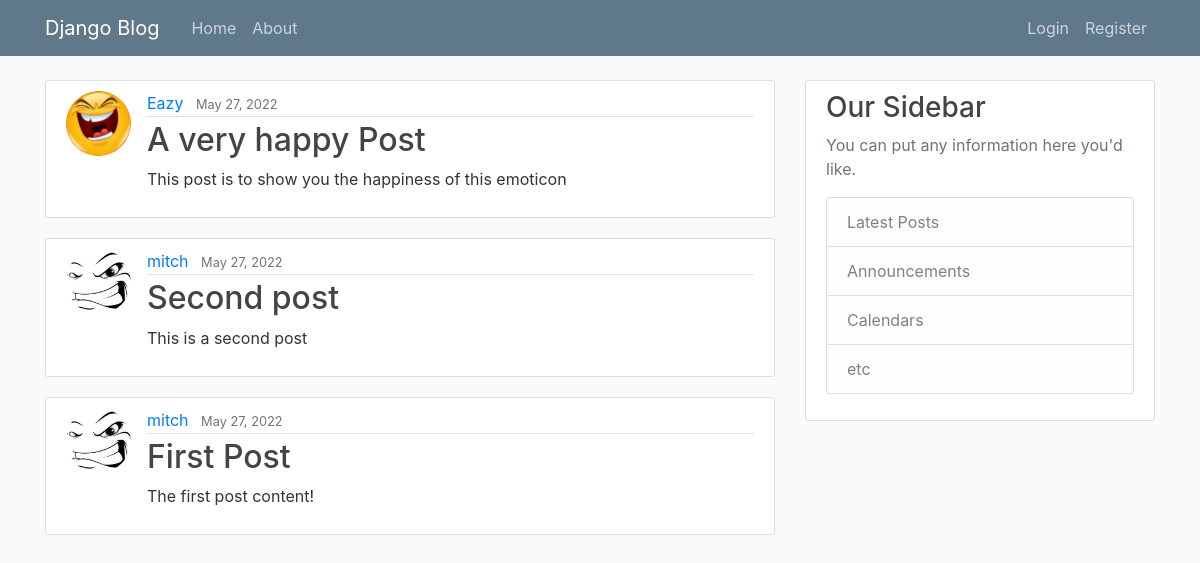
/, run on an earlier commit of the app's database.
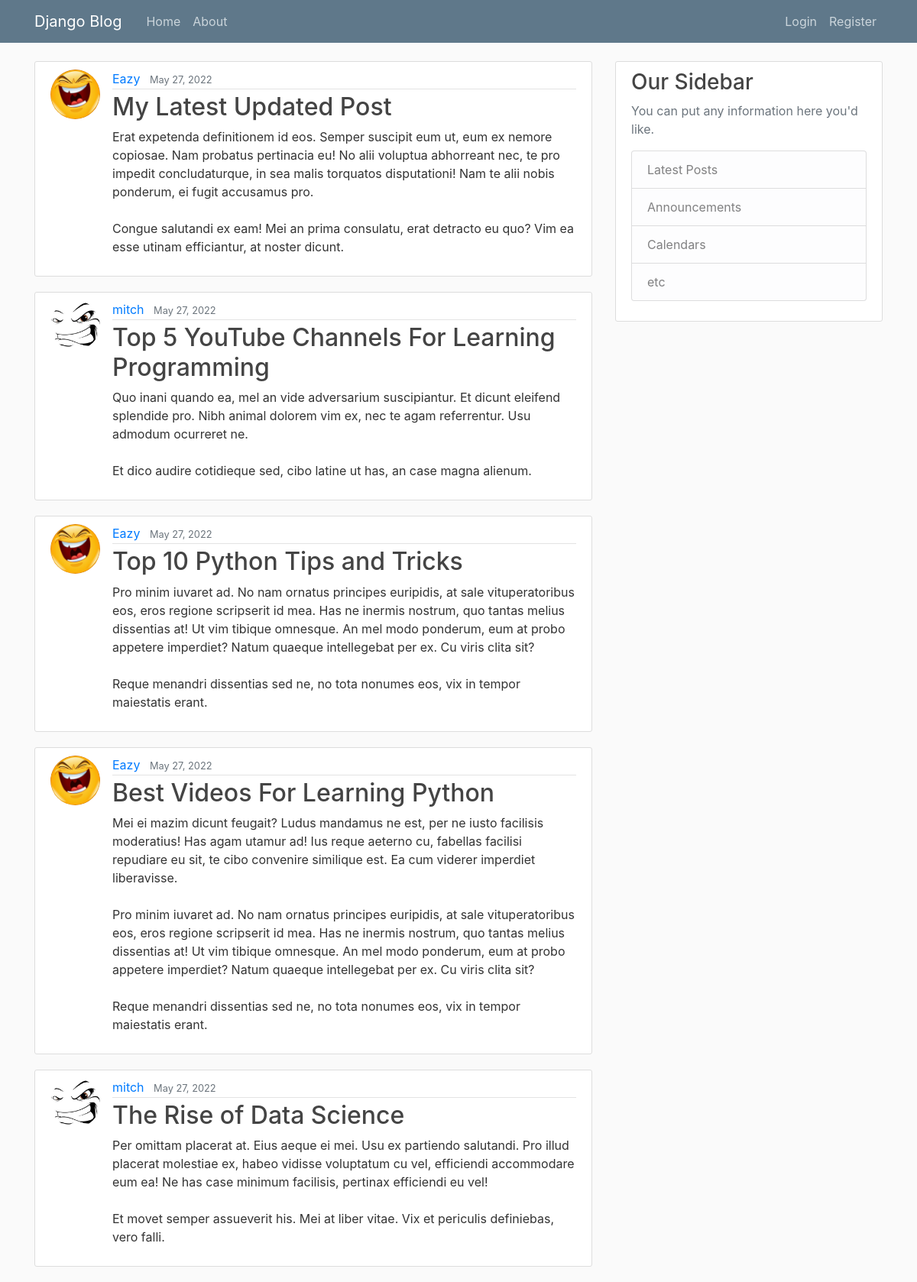
And on a later commit of the database.
### blog/models.py (models this page shows, shortened)
class Post(models.Model):
    title = models.CharField(max_length=100)
    content = models.TextField()
    date_posted = models.DateTimeField(default=timezone.now)
    author = models.ForeignKey(User, on_delete=models.CASCADE)

### users/models.py (models this page shows, shortened)
class Profile(models.Model):
    user = models.OneToOneField(User, on_delete=models.CASCADE)
    image = models.ImageField(default='default_user.png', upload_to='profile_pics')

### blog/views.py (the view)
# urls.py: path('', PostListView.as_view(), name='blog-home'),
class PostListView(ListView):
    model = Post
    template_name = 'blog/home.html'
    context_object_name = 'posts'
    ordering = ['-date_posted']
    paginate_by = 5

### blog/templates/blog/home.html
{% extends 'base.html' %}
{% block content %}
    {% for post in posts %}
        <article class="media content-section">
            <img class="rounded-circle article-img" src="{{ post.author.profile.image.url }}" alt="">
            <div class="media-body">
            <div class="article-metadata">
                <a class="mr-2" href="#">{{ post.author }}</a>
                <small class="text-muted">{{ post.date_posted|date:"F d, Y" }}</small>
            </div>
            <h2><a class="article-title" href="{% url 'post-detail' post.id %}">{{ post.title }}</a></h2>
            <p class="article-content">{{ post.content }}</p>
            </div>
        </article>
    {% endfor %}
{% endblock content %}

What changed in the data, as far as the page shows it:
no longer on this page (row unchanged): Post: author.profile.image (picture), author "Eazy", date_posted "May 27, 2022", title "A very happy Post", content "This post is to show you the happiness of this emoticon"
no longer on this page (row unchanged): Post: author.profile.image (picture), author "mitch", date_posted "May 27, 2022", title "Second post", content "This is a second post"
no longer on this page (row unchanged): Post: author.profile.image (picture), author "mitch", date_posted "May 27, 2022", title "First Post", content "The first post content!"
added Post: author.profile.image (picture), author "Eazy", date_posted "May 27, 2022", title "My Latest Updated Post", content "Erat expetenda definitionem id eos. Semper suscipit eum ut, eum ex nemore copiosae. Nam probatus pertinacia eu! No alii voluptua abhorreant nec, te pro impedit concludaturque, in sea malis torquatos disputationi! Nam te alii nobis ponderum, ei fugit accusamus pro. Congue salutandi ex eam! Mei an prima consulatu, erat detracto eu quo? Vim ea esse utinam efficiantur, at noster dicunt."
added Post: author.profile.image (picture), author "mitch", date_posted "May 27, 2022", title "Top 5 YouTube Channels For Learning Programming", content "Quo inani quando ea, mel an vide adversarium suscipiantur. Et dicunt eleifend splendide pro. Nibh animal dolorem vim ex, nec te agam referrentur. Usu admodum ocurreret ne. Et dico audire cotidieque sed, cibo latine ut has, an case magna alienum."
added Post: author.profile.image (picture), author "Eazy", date_posted "May 27, 2022", title "Top 10 Python Tips and Tricks", content "Pro minim iuvaret ad. No nam ornatus principes euripidis, at sale vituperatoribus eos, eros regione scripserit id mea. Has ne inermis nostrum, quo tantas melius dissentias at! Ut vim tibique omnesque. An mel modo ponderum, eum at probo appetere imperdiet? Natum quaeque intellegebat per ex. Cu viris clita sit? Reque menandri dissentias sed ne, no tota nonumes eos, vix in tempor maiestatis erant."
added Post: author.profile.image (picture), author "Eazy", date_posted "May 27, 2022", title "Best Videos For Learning Python", content "Mei ei mazim dicunt feugait? Ludus mandamus ne est, per ne iusto facilisis moderatius! Has agam utamur ad! Ius reque aeterno cu, fabellas facilisi repudiare eu sit, te cibo convenire similique est. Ea cum viderer imperdiet liberavisse. Pro minim iuvaret ad. No nam ornatus principes euripidis, at sale vituperatoribus eos, eros regione scripserit id mea. Has ne inermis nostrum, quo tantas melius dissentias at! Ut vim tibique omnesque. An mel modo ponderum, eum at probo appetere imperdiet? Natum quaeque intellegebat per ex. Cu viris clita sit? Reque menandri dissentias sed ne, no tota nonumes eos, vix in tempor maiestatis erant."
added Post: author.profile.image (picture), author "mitch", date_posted "May 27, 2022", title "The Rise of Data Science", content "Per omittam placerat at. Eius aeque ei mei. Usu ex partiendo salutandi. Pro illud placerat molestiae ex, habeo vidisse voluptatum cu vel, efficiendi accommodare eum ea! Ne has case minimum facilisis, pertinax efficiendi eu vel! Et movet semper assueverit his. Mei at liber vitae. Vix et periculis definiebas, vero falli."
